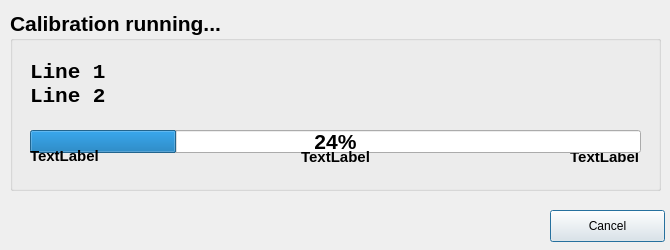
<?xml version="1.0" encoding="UTF-8"?>
<ui version="4.0">
 <class>ProgressDlg</class>
 <widget class="QDialog" name="ProgressDlg">
  <property name="geometry">
   <rect>
    <x>0</x>
    <y>0</y>
    <width>670</width>
    <height>250</height>
   </rect>
  </property>
  <property name="sizePolicy">
   <sizepolicy hsizetype="Fixed" vsizetype="Fixed">
    <horstretch>0</horstretch>
    <verstretch>0</verstretch>
   </sizepolicy>
  </property>
  <property name="minimumSize">
   <size>
    <width>670</width>
    <height>250</height>
   </size>
  </property>
  <property name="maximumSize">
   <size>
    <width>670</width>
    <height>250</height>
   </size>
  </property>
  <property name="windowTitle">
   <string>Calibration In Progress</string>
  </property>
  <property name="sizeGripEnabled">
   <bool>false</bool>
  </property>
  <property name="modal">
   <bool>true</bool>
  </property>
  <widget class="QGroupBox" name="groupBox">
   <property name="geometry">
    <rect>
     <x>10</x>
     <y>10</y>
     <width>651</width>
     <height>181</height>
    </rect>
   </property>
   <property name="font">
    <font>
     <pointsize>16</pointsize>
     <weight>75</weight>
     <bold>true</bold>
    </font>
   </property>
   <property name="title">
    <string>Calibration running...</string>
   </property>
   <widget class="QLabel" name="calDescrLbl">
    <property name="geometry">
     <rect>
      <x>20</x>
      <y>50</y>
      <width>551</width>
      <height>51</height>
     </rect>
    </property>
    <property name="font">
     <font>
      <family>Consolas</family>
      <weight>75</weight>
      <bold>true</bold>
     </font>
    </property>
    <property name="styleSheet">
     <string notr="true">line-height: 150%</string>
    </property>
    <property name="text">
     <string>Line 1
Line 2</string>
    </property>
    <property name="alignment">
     <set>Qt::AlignLeading|Qt::AlignLeft|Qt::AlignTop</set>
    </property>
   </widget>
   <widget class="QLabel" name="maxLbl">
    <property name="geometry">
     <rect>
      <x>468</x>
      <y>137</y>
      <width>161</width>
      <height>20</height>
     </rect>
    </property>
    <property name="font">
     <font>
      <pointsize>11</pointsize>
      <weight>75</weight>
      <bold>true</bold>
     </font>
    </property>
    <property name="text">
     <string>TextLabel</string>
    </property>
    <property name="alignment">
     <set>Qt::AlignRight|Qt::AlignTrailing|Qt::AlignVCenter</set>
    </property>
   </widget>
   <widget class="QProgressBar" name="progPB">
    <property name="geometry">
     <rect>
      <x>20</x>
      <y>120</y>
      <width>611</width>
      <height>23</height>
     </rect>
    </property>
    <property name="value">
     <number>24</number>
    </property>
   </widget>
   <widget class="QLabel" name="minLbl">
    <property name="geometry">
     <rect>
      <x>20</x>
      <y>138</y>
      <width>71</width>
      <height>16</height>
     </rect>
    </property>
    <property name="font">
     <font>
      <pointsize>11</pointsize>
      <weight>75</weight>
      <bold>true</bold>
     </font>
    </property>
    <property name="text">
     <string>TextLabel</string>
    </property>
   </widget>
   <widget class="QLabel" name="valLbl">
    <property name="geometry">
     <rect>
      <x>290</x>
      <y>139</y>
      <width>71</width>
      <height>16</height>
     </rect>
    </property>
    <property name="font">
     <font>
      <pointsize>11</pointsize>
      <weight>75</weight>
      <bold>true</bold>
     </font>
    </property>
    <property name="text">
     <string>TextLabel</string>
    </property>
    <property name="alignment">
     <set>Qt::AlignCenter</set>
    </property>
   </widget>
  </widget>
  <widget class="QPushButton" name="cancelBtn">
   <property name="geometry">
    <rect>
     <x>550</x>
     <y>210</y>
     <width>115</width>
     <height>32</height>
    </rect>
   </property>
   <property name="text">
    <string>Cancel</string>
   </property>
  </widget>
 </widget>
 <resources/>
 <connections/>
</ui>
